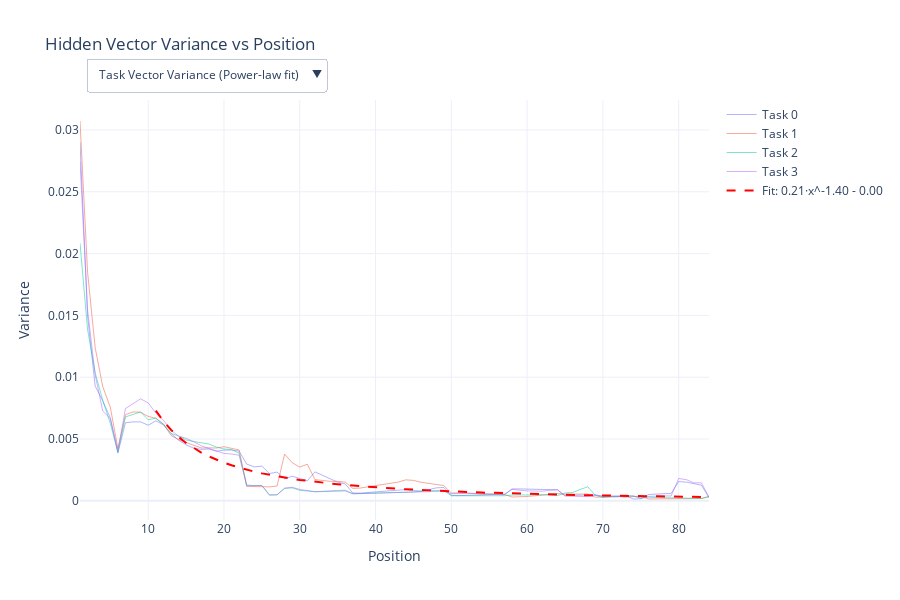

This figure's notebook cell:
### Code cell
mask = sample_binary_mask(config)

hiddens = compute_hiddens_dyck(config,
                    model,
                    sampler = sampler_clone0,
                    dyck_mask = mask,
                    layer_index = 4,
                    )
plot_task_vector_modes(hiddens[:4])
